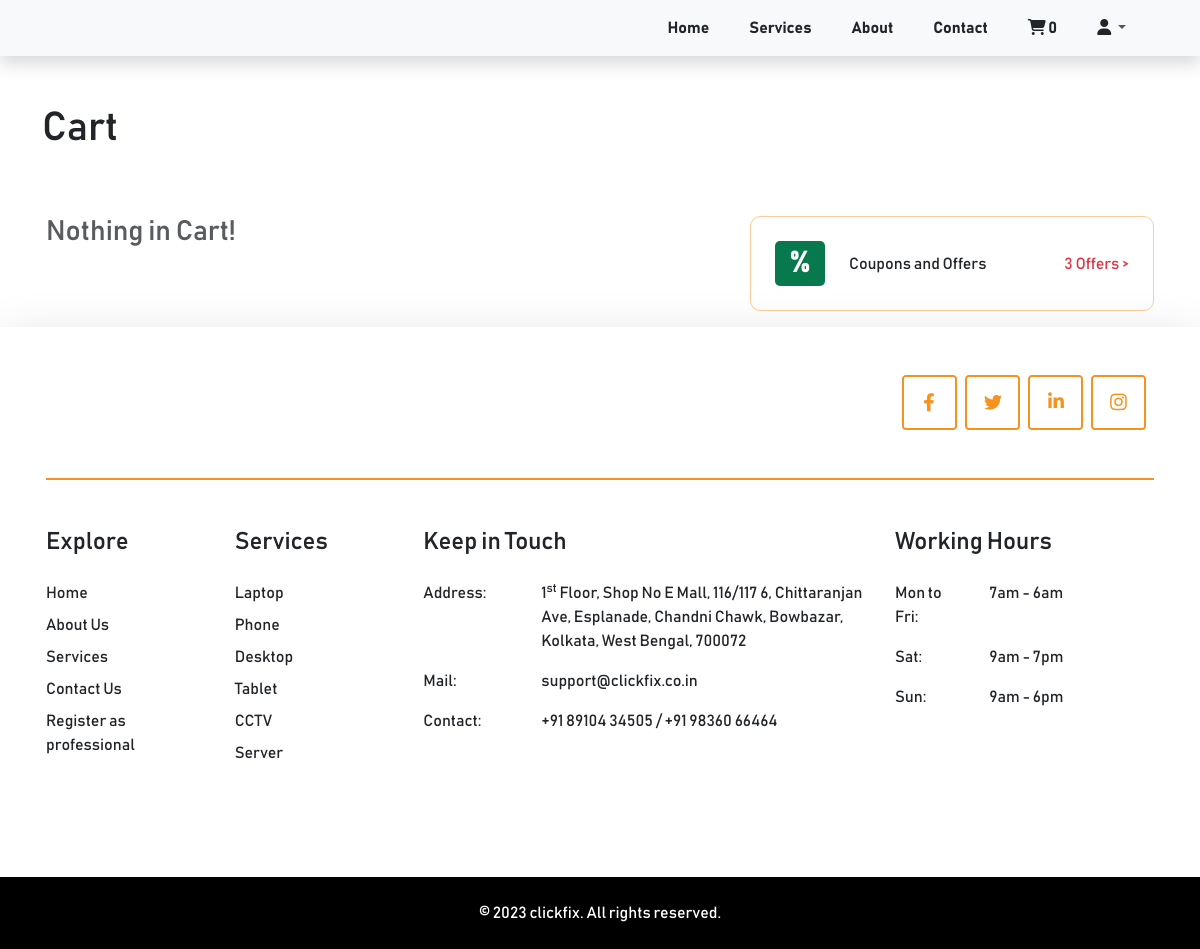
Page /cart/ (signed in) on the earlier database version.
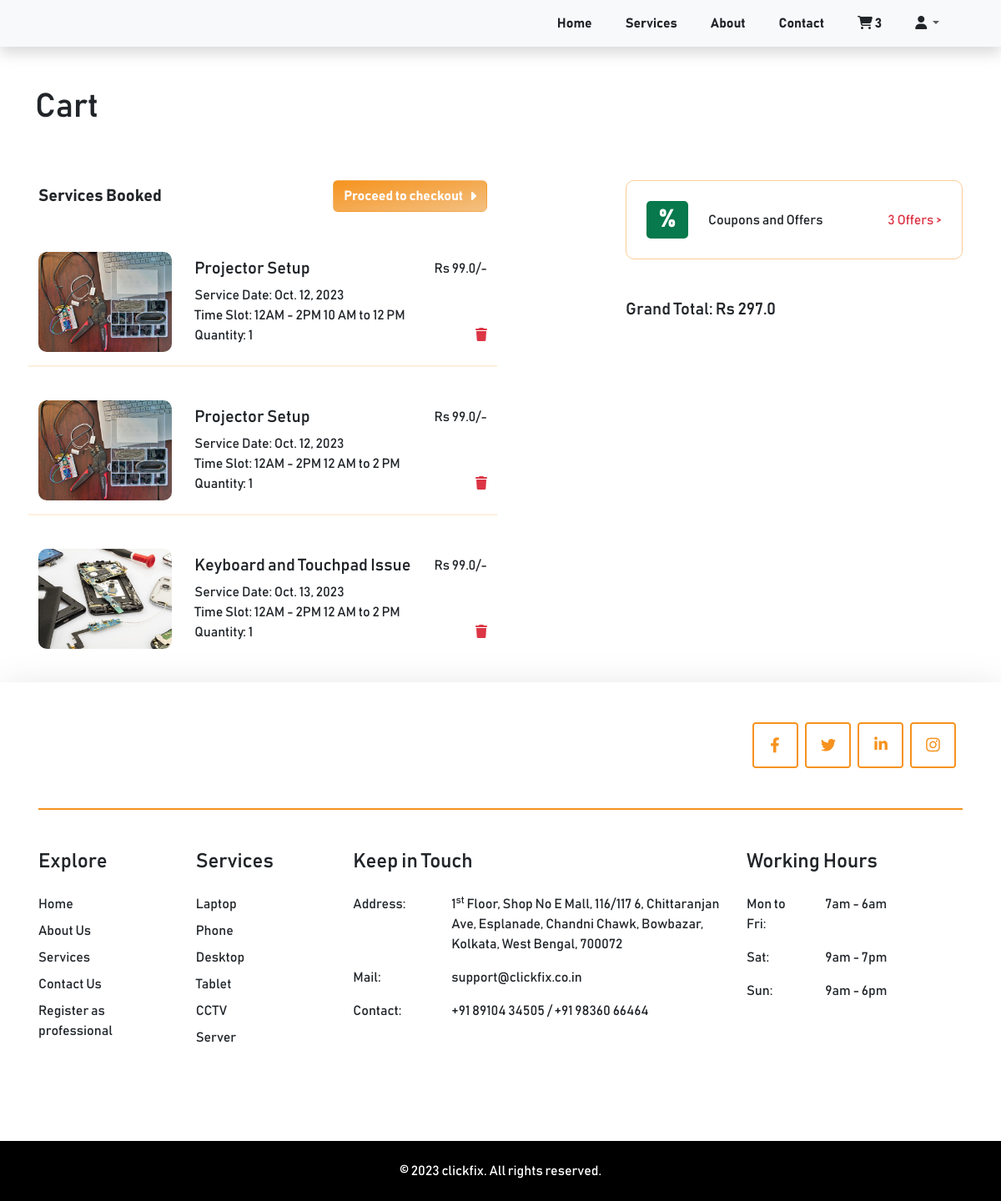
Same page on the later database version.
### cart/models.py (models this page shows, shortened)
class Cart(models.Model):
    class Meta:
        verbose_name_plural = 'Cart'
    user = models.ForeignKey(Profile, on_delete=models.CASCADE, null=True, blank=True)
    session_id = models.CharField(max_length=100, null=True, blank=True)
    coupon = models.ForeignKey(Coupon, on_delete=models.SET_NULL, null=True, blank=True)
    created_at = models.DateTimeField(auto_now_add=True)
    updated_at = models.DateTimeField(auto_now=True)
    def get_cart_total(self):
        cart_items = self.cartitems.all()
        price = []
        for cart_item in cart_items:
            price.append(cart_item.sub_service.sub_service_price)
        if self.coupon:
            if self.coupon.minimum_price < sum(price):
                return sum(price) - self.coupon.discount_price
        return sum(price)
    @property
    def num_of_items(self):
        cartitems = self.cartitems.all()
        quantity =  sum([item.quantity for item in cartitems])
        return quantity

class CartItem(models.Model):
    class Meta:
        verbose_name_plural = 'Cart Items'
    TIME_SLOTS = (
        ("10am-12pm", "10am-12pm"),
        ("12pm-2pm", "12pm-2pm"),
        ("2pm-4pm", "2pm-4pm"),
        ("4pm-7pm", "4pm-7pm"),
    )
    sub_service = models.ForeignKey(SubServices, on_delete=models.CASCADE)
    cart = models.ForeignKey(Cart, on_delete=models.CASCADE, related_name="cartitems")
    quantity = models.IntegerField(default=0)
    start_date = models.DateField(null=True)
    time_slot = models.CharField(max_length=20, choices=TIME_SLOTS, default=1)

### clickfix/models.py (models this page shows, shortened)
class SubServices(models.Model):
    class Meta:
        verbose_name_plural = 'Sub Services'
    service = models.ForeignKey(Services, on_delete=models.CASCADE)
    sub_service_name = models.CharField(max_length=255)
    sub_service_card_image = models.ImageField(upload_to='service_cards', help_text='Small card image on left')
    sub_service_main_image = models.ImageField(upload_to='service_cards', help_text='Big card image on Right, which we scroll')
    sub_service_price = models.FloatField(default=0, null=True, blank=True)
    price_details = RichTextField(blank=True, null=True)
    description = RichTextField(blank=True, null=True)
    created_at = models.DateTimeField(auto_now_add=True)
    updated_at = models.DateTimeField(auto_now=True)

### cart/views.py (the view, shortened to what this page needs)
# urls.py: path('', views.cart, name='cart'),
def cart(request):
    cart = get_cart(request)
    cart_items = None
    if cart:
        cart_items = cart.cartitems.all()
    data = {}
    data['cart'] = cart
    data['cart_items'] = cart_items
    data['coupons'] = Coupon.objects.filter(is_expired=False)
    if cart:
        data['cart_total'] = cart.get_cart_total()
    return render(request, 'cart.html', data)

### cart/views.py (called while the page is built)
def get_cart(request):
    try:
        if request.user.is_authenticated:
            cart = Cart.objects.get(user=request.user)
        else:
            cart = Cart.objects.get(session_id=request.session['nonuser'])
    except:
        cart = None
    return cart

### templates/cart.html (shortened to what this page needs)
{% extends 'base.html' %}
{% load static %}
{% block content %}
    {% include 'includes/navbar.html' %}
    <div class="container mt-5" id="cart">
        <h1 class="mb-5">Cart</h1>
        <div class="row">
            <div class="col-md-6 col-sm-12  p-3">
                <div class="d-flex justify-content-between align-items-center">
                    {% if cart_items %}
                    <span class="blockquote fw-bold mb-4" id="service_booked_heading">Services Booked</span>
                    <span id="checkout_form">
                        <form action="{% url 'clickfix:checkout' %}" method="post">
                            <button type="submit" class="btn btn_color fw-bold mb-4 d-flex align-items-center" id="checkout_button">Proceed to checkout <i class="fa-solid fa-caret-right ms-2"></i></button>
                        </form>
                    </span>
                    {% endif %}
                </div>
                {% for item in cart_items %}
                <div class="row my-4" id="cart_item_{{item.id}}">
                    <div class="col-4">
                        <img class="img-fluid cart_img mr-3" src="{{ item.sub_service.sub_service_main_image.url }}" alt="">
                    </div>
                    <div class="col-8">
                        <div class="d-flex flex-column justify-content-center h-100">
                            <div class="">
                                <div class="d-flex justify-content-between w-100">
                                    <h5>{{ item.sub_service.sub_service_name }} </h5>
                                    <div>Rs {{ item.sub_service.sub_service_price }}/-</div>
                                </div>
                                <div>Service Date: {{ item.start_date }}</div>
                                <div>Time Slot: {{ item.time_slot }}</div>
                                <div class="d-flex justify-content-between">
                                    <span>Quantity: {{ item.quantity }}</span>
                                    <span onclick="handleCartItemRemoval('{{ item.id }}', '{{ item.cart.id }}')" style="cursor: pointer;"><i class="fa-solid fa-trash text-danger"></i></span>
                                </div>
                            </div>
                        </div>
                    </div>
                    {% if not forloop.last %}
                    <div class="my-3" style="border: 1px solid #f6911e25;"></div>
                    {% endif %}
                </div>
                {% empty %}
                <h3 class="text-muted" id="empty_cart_text">Nothing in Cart!</h3>
                {% endfor %}
            </div>
            {% if cart.cartitems %}
            <div class="col-md-6 col-sm-12 p-3 coupon_section">
                <div>
                    <div class="d-flex justify-content-between align-items-center p-4" style="border: 1px solid #f6911e75; border-radius: 10px;">
                        <div class="d-flex">
                            <div class="d-flex justify-content-center align-items-center text-white coupon_img">
                                <span>%</span>
                            </div>
                            <div class="d-flex flex-column justify-content-center ms-4">
                                <div class="">Coupons and Offers</div>
                            </div>
                        </div>
                        <a href="" class="text-danger text-decoration-none" data-bs-toggle="modal" data-bs-target="#couponModal">{{coupons|length}} Offers > </a>
                    </div>
                    {% if cart_items %}
                    <h5 class="mt-5" id="grand_total_heading">Grand Total: Rs <span id="grand_total">{{ cart_total }}</span></h5>
                    {% endif %}
                </div>
            </div>
            {% endif %}
        </div>
    </div>
    {% if cart.cartitems %}
        {% include 'includes/footer.html' %}
    {% endif %}
{% endblock %}

### templates/includes/navbar.html (shortened to what this page needs)
{% load static %}
    <nav class="navbar navbar-expand-lg navbar-light bg-light shadow">
        <div class="container">
          <div class="collapse navbar-collapse" id="navbarSupportedContent">
            <ul class="navbar-nav ms-auto">
                <li class="nav-item"><a class="nav-link text-dark fw-bold me-4" aria-current="page" href="{% url 'clickfix:home' %}">Home</a></li>
                <li class="nav-item"><a class="nav-link text-dark fw-bold me-4" href="{% url 'clickfix:home' %}#services">Services</a></li>
                <li class="nav-item"><a class="nav-link text-dark fw-bold me-4" href="{% url 'clickfix:home' %}#about">About</a></li>
                <li class="nav-item"><a class="nav-link text-dark fw-bold me-4" href="{% url 'clickfix:home' %}#contact_form">Contact</a></li>
                <li class="nav-item">
                  <a class="nav-link text-dark fw-bold me-4" href="{% url 'cart:cart' %}">
                    <i class="fa-solid fa-cart-shopping"></i> <span class="num_of_items">{{cart.num_of_items}}</span>
                  </a>
                </li>
                <li class="nav-item dropdown me-4 pull-right">
                  <a class="nav-link dropdown-toggle" href="#" id="navbarDropdown" role="button" data-bs-toggle="dropdown" aria-expanded="false">
                    <i class="fa-solid fa-user text-dark"></i>
                  </a>
                </li>
            </ul>
          </div>
        </div>
      </nav>

Differences in the rows shown:
computed for Cart: num_of_items "0" → "3"
added CartItem: sub_service.sub_service_main_image (picture), sub_service.sub_service_name "Projector Setup", sub_service.sub_service_price "99.0", start_date "Oct. 12, 2023", time_slot "12AM - 2PM 10 AM to 12 PM", quantity "1"
added CartItem: sub_service.sub_service_main_image (picture), sub_service.sub_service_name "Projector Setup", sub_service.sub_service_price "99.0", start_date "Oct. 12, 2023", time_slot "12AM - 2PM 12 AM to 2 PM", quantity "1"
added CartItem: sub_service.sub_service_main_image (picture), sub_service.sub_service_name "Keyboard and Touchpad Issue", sub_service.sub_service_price "99.0", start_date "Oct. 13, 2023", time_slot "12AM - 2PM 12 AM to 2 PM", quantity "1"
Other differences:
{{ cart_total }}: (not shown) → "297.0"
text no longer shown: "Nothing in Cart!"
text now shown: "Services Booked Proceed to checkout Grand Total: Rs"
